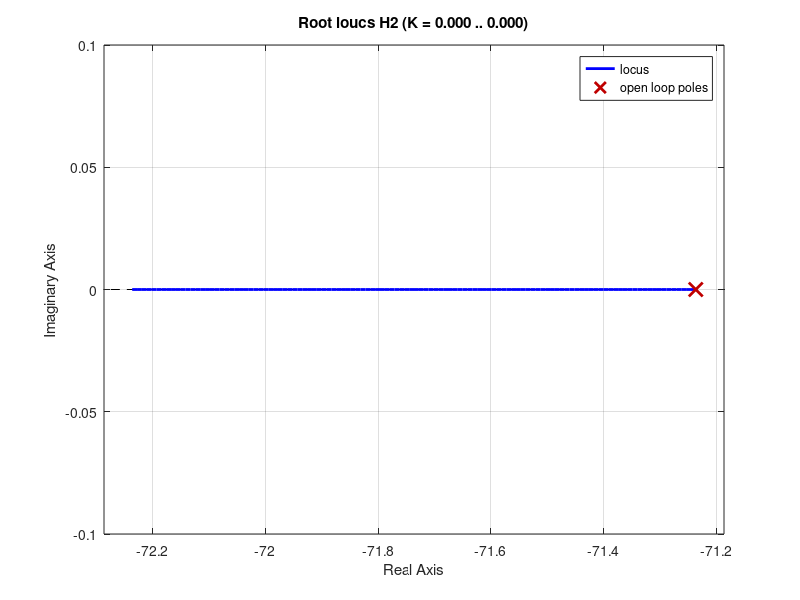

MATLAB code to generate this figure: (Note: this script raises an error after producing the figure.)

%% 
 G=zpk([],[-1,-2,-3],1) 
 rlocus(G)
%% 
 K=18;
 Gcl = feedback(series(K,G),1) 
%% Excercise 1
num=[1 4 4.25];
dem=[1 -1 -1 15];
H=tf(num,dem);
rlocus(H);
K2=3.884;
Gcl = feedback(series(K2,H),1);
rlocus(Gcl);
%% Excercise 2
num= 0.0334;
den=[1.566e-5 ,1.11556e-3];
H2=tf(num,den);
rlocus(H2);
stepinfo(H2);
K3=0.0040;
Gcl=feedback(series(K3,H2),1)
stepinfo(Gcl)


 %% Excercise 3
num= 0.0334;
den=[1.566e-5 ,1.11556e-3,0];
H3=tf(num,den);
rlocus(H3);
stepinfo(H3);
k4=.5;
Gcl=feedback(series(k4,H3),1)
stepinfo(Gcl)
%% Excercie 4
num=[1 -2 5];
dem=[1 9 23 15];
H0=tf(num,dem);
figure
rlocus(H0);
num1=[1 5 -9 35];
dem1=[1 2 40 119 78];
H1=tf(num1,dem1);
figure
rlocus(H1);
num2=[1 2];
dem2=[1 9 34 -62 705 793];
H2=tf(num2,dem2);
figure
rlocus(H2);






